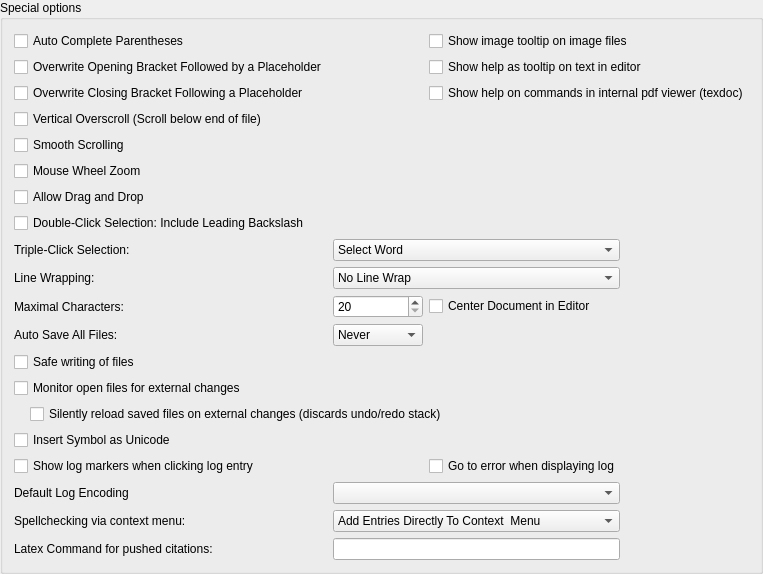
                <widget class="QGroupBox" name="groupBox_11">
                 <property name="title">
                  <string>Special options</string>
                 </property>
                 <property name="checkable">
                  <bool>false</bool>
                 </property>
                 <layout class="QGridLayout" columnstretch="0,1,1,1">
                  <item row="16" column="0" colspan="2">
                   <widget class="QCheckBox" name="checkBoxUseQSaveWrite">
                    <property name="toolTip">
                     <string>&lt;html&gt;&lt;head/&gt;&lt;body&gt;&lt;p&gt;This uses QSaveFile to prevent losing existing data if the writing operation fails. As a drawback, the current user becomes the owner of the file and extended file attributes are lost. Also, there appear to be problems of this method with dropbox folders.&lt;/p&gt;&lt;/body&gt;&lt;/html&gt;</string>
                    </property>
                    <property name="text">
                     <string>Safe writing of files</string>
                    </property>
                   </widget>
                  </item>
                  <item row="3" column="2" colspan="2">
                   <widget class="QCheckBox" name="checkBoxImageToolTip">
                    <property name="text">
                     <string>Show image tooltip on image files</string>
                    </property>
                   </widget>
                  </item>
                  <item row="7" column="0" colspan="2">
                   <widget class="QCheckBox" name="checkBoxSmoothScrolling">
                    <property name="text">
                     <string>Smooth Scrolling</string>
                    </property>
                   </widget>
                  </item>
                  <item row="21" column="0">
                   <widget class="QCheckBox" name="checkBoxShowLogMarkersWhenClickingLogEntry">
                    <property name="text">
                     <string>Show log markers when clicking log entry</string>
                    </property>
                   </widget>
                  </item>
                  <item row="4" column="0">
                   <widget class="QCheckBox" name="checkOverwriteOpeningBracketFollowedByPlaceholder">
                    <property name="text">
                     <string>Overwrite Opening Bracket Followed by a Placeholder</string>
                    </property>
                   </widget>
                  </item>
                  <item row="18" column="0" colspan="3">
                   <layout class="QVBoxLayout" name="verticalLayout_12">
                    <property name="leftMargin">
                     <number>16</number>
                    </property>
                    <item>
                     <widget class="QCheckBox" name="checkBoxSilentReload">
                      <property name="text">
                       <string>Silently reload saved files on external changes (discards undo/redo stack)</string>
                      </property>
                     </widget>
                    </item>
                   </layout>
                  </item>
                  <item row="17" column="0" colspan="2">
                   <widget class="QCheckBox" name="checkBoxMonitorFilesForExternalChanges">
                    <property name="text">
                     <string>Monitor open files for external changes</string>
                    </property>
                   </widget>
                  </item>
                  <item row="25" column="0">
                   <widget class="QLabel" name="label_85">
                    <property name="toolTip">
                     <string>&lt;html&gt;&lt;head/&gt;&lt;body&gt;&lt;p&gt;External programs (such as Zotero) can push citations into texstudio by calling: &lt;span style=&quot; font-family:'monospace';&quot;&gt;texstudio --insert-cite &amp;quot;citation&amp;quot;&lt;/span&gt;.&lt;/p&gt;&lt;p&gt;If the cursor is not already within an citation command, the &amp;quot;command&amp;quot; given here is used as \cite-command.&lt;/p&gt;&lt;/body&gt;&lt;/html&gt;</string>
                    </property>
                    <property name="text">
                     <string>Latex Command for pushed citations:</string>
                    </property>
                   </widget>
                  </item>
                  <item row="24" column="1" colspan="2">
                   <widget class="QComboBox" name="comboBoxContextMenuSpellcheckingEntryLocation">
                    <item>
                     <property name="text">
                      <string>Add Entries Directly To Context  Menu</string>
                     </property>
                    </item>
                    <item>
                     <property name="text">
                      <string>Create Dedicated Submenu</string>
                     </property>
                    </item>
                   </widget>
                  </item>
                  <item row="15" column="1">
                   <widget class="QComboBox" name="comboBoxAutoSave">
                    <item>
                     <property name="text">
                      <string>Never</string>
                     </property>
                    </item>
                    <item>
                     <property name="text">
                      <string>1 minute</string>
                     </property>
                    </item>
                    <item>
                     <property name="text">
                      <string>2 minutes</string>
                     </property>
                    </item>
                    <item>
                     <property name="text">
                      <string>5 minutes</string>
                     </property>
                    </item>
                    <item>
                     <property name="text">
                      <string>10 minutes</string>
                     </property>
                    </item>
                    <item>
                     <property name="text">
                      <string>20 minutes</string>
                     </property>
                    </item>
                    <item>
                     <property name="text">
                      <string>60 minutes</string>
                     </property>
                    </item>
                   </widget>
                  </item>
                  <item row="20" column="0">
                   <widget class="QCheckBox" name="checkBoxInsertSymbolAsUCS">
                    <property name="toolTip">
                     <string>When using unicode characters in the source code, LaTeX still has
to render the characters. Since unicode is not natively supported by LaTeX, you have to include appropriate packages for unicode characters in your document.</string>
                    </property>
                    <property name="text">
                     <string>Insert Symbol as Unicode</string>
                    </property>
                   </widget>
                  </item>
                  <item row="12" column="0">
                   <widget class="QLabel" name="label_41">
                    <property name="text">
                     <string>Line Wrapping:</string>
                    </property>
                   </widget>
                  </item>
                  <item row="8" column="0" colspan="2">
                   <widget class="QCheckBox" name="checkBoxMouseWheelZoom">
                    <property name="text">
                     <string>Mouse Wheel Zoom</string>
                    </property>
                   </widget>
                  </item>
                  <item row="13" column="2">
                   <widget class="QCheckBox" name="checkBoxCenterDocumentInEditor">
                    <property name="toolTip">
                     <string>This does only have an effect if the width of the document is limited by soft or hard line wrapping.</string>
                    </property>
                    <property name="text">
                     <string>Center Document in Editor</string>
                    </property>
                   </widget>
                  </item>
                  <item row="25" column="1" colspan="2">
                   <widget class="QLineEdit" name="lineEditCiteCommand"/>
                  </item>
                  <item row="11" column="0">
                   <widget class="QLabel" name="label_82">
                    <property name="text">
                     <string>Triple-Click Selection:</string>
                    </property>
                   </widget>
                  </item>
                  <item row="23" column="1" colspan="2">
                   <widget class="QComboBox" name="comboBoxLogFileEncoding"/>
                  </item>
                  <item row="5" column="2" colspan="2">
                   <widget class="QCheckBox" name="checkBoxTexDocInternal">
                    <property name="text">
                     <string>Show help on commands in internal pdf viewer (texdoc)</string>
                    </property>
                   </widget>
                  </item>
                  <item row="6" column="0" colspan="2">
                   <widget class="QCheckBox" name="checkBoxVerticalOverScroll">
                    <property name="text">
                     <string>Vertical Overscroll (Scroll below end of file)</string>
                    </property>
                   </widget>
                  </item>
                  <item row="11" column="1" colspan="2">
                   <widget class="QComboBox" name="comboBoxTripleClickSelection">
                    <item>
                     <property name="text">
                      <string>Select Word</string>
                     </property>
                    </item>
                    <item>
                     <property name="text">
                      <string>Select Word or Command</string>
                     </property>
                    </item>
                    <item>
                     <property name="text">
                      <string>Select Parentheses Content</string>
                     </property>
                    </item>
                    <item>
                     <property name="text">
                      <string>Select Parentheses</string>
                     </property>
                    </item>
                    <item>
                     <property name="text">
                      <string>Select Line</string>
                     </property>
                    </item>
                   </widget>
                  </item>
                  <item row="13" column="0">
                   <widget class="QLabel" name="label_23">
                    <property name="text">
                     <string>Maximal Characters:</string>
                    </property>
                    <property name="alignment">
                     <set>Qt::AlignLeading|Qt::AlignLeft|Qt::AlignVCenter</set>
                    </property>
                   </widget>
                  </item>
                  <item row="5" column="0">
                   <widget class="QCheckBox" name="checkOverwriteClosingBracketFollowingPlaceholder">
                    <property name="text">
                     <string>Overwrite Closing Bracket Following a Placeholder</string>
                    </property>
                   </widget>
                  </item>
                  <item row="23" column="0">
                   <widget class="QLabel" name="label_80">
                    <property name="text">
                     <string>Default Log Encoding</string>
                    </property>
                   </widget>
                  </item>
                  <item row="15" column="0">
                   <widget class="QLabel" name="label_24">
                    <property name="text">
                     <string>Auto Save All Files:</string>
                    </property>
                    <property name="alignment">
                     <set>Qt::AlignLeading|Qt::AlignLeft|Qt::AlignVCenter</set>
                    </property>
                   </widget>
                  </item>
                  <item row="13" column="1">
                   <widget class="QSpinBox" name="spinBoxWrapLineWidth">
                    <property name="minimum">
                     <number>20</number>
                    </property>
                    <property name="maximum">
                     <number>999</number>
                    </property>
                   </widget>
                  </item>
                  <item row="12" column="1" colspan="2">
                   <widget class="QComboBox" name="comboBoxLineWrap">
                    <item>
                     <property name="text">
                      <string>No Line Wrap</string>
                     </property>
                    </item>
                    <item>
                     <property name="text">
                      <string>Soft Line Wrap at Window Edge</string>
                     </property>
                    </item>
                    <item>
                     <property name="text">
                      <string>Soft Line Wrap after max. Characters</string>
                     </property>
                    </item>
                    <item>
                     <property name="text">
                      <string>Hard Line Wrap after max. Characters</string>
                     </property>
                    </item>
                   </widget>
                  </item>
                  <item row="4" column="2" colspan="2">
                   <widget class="QCheckBox" name="checkBoxToolTipHelp2">
                    <property name="text">
                     <string>Show help as tooltip on text in editor</string>
                    </property>
                   </widget>
                  </item>
                  <item row="21" column="2">
                   <widget class="QCheckBox" name="checkBoxGoToErrorWhenDisplayingLog">
                    <property name="text">
                     <string>Go to error when displaying log</string>
                    </property>
                   </widget>
                  </item>
                  <item row="24" column="0">
                   <widget class="QLabel" name="label_70">
                    <property name="text">
                     <string>Spellchecking via context menu:</string>
                    </property>
                   </widget>
                  </item>
                  <item row="3" column="0">
                   <widget class="QCheckBox" name="checkBoxAutoCompleteParens">
                    <property name="text">
                     <string>Auto Complete Parentheses</string>
                    </property>
                   </widget>
                  </item>
                  <item row="9" column="0" colspan="2">
                   <widget class="QCheckBox" name="checkBoxAllowDragAndDrop">
                    <property name="text">
                     <string>Allow Drag and Drop</string>
                    </property>
                   </widget>
                  </item>
                  <item row="10" column="0" colspan="2">
                   <widget class="QCheckBox" name="checkBoxDoubleClickSelectionIncludeLeadingBackslash">
                    <property name="text">
                     <string>Double-Click Selection: Include Leading Backslash</string>
                    </property>
                   </widget>
                  </item>
                 </layout>
                </widget>
